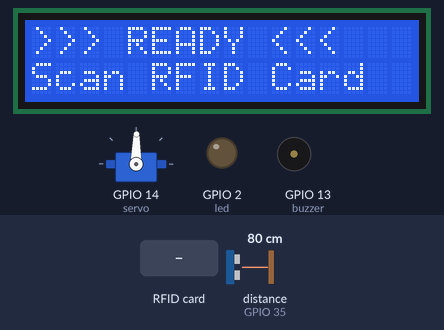
The program below on a simulated ESP32 board running MicroPython. Shown: 16×2 character LCD, servo, output pins drawn as LEDs (lit = HIGH), buzzer (waves = sounding, pin HIGH). The inputs (shaded band) are chosen by the test bench; at power-on: distance to the obstacle (sensor on GPIO 35) 80 cm. The echo pulse lasts 58.3 µs per cm; WiFi joins after 1.5 s; the interpreter's speed is modelled, so counts of loop turns are approximate; web requests get an empty 200 reply after 0.4 s; servo angles are drawn from the pulse width (0.5 ms = 0°, 2.5 ms = 180°); the clock reads 2024-03-15 10:24:30 at power-on unless the program sets it; library files of the repository ran but are not shown: mfrc522.py; pins used as bus, display or sensor lines are not drawn; what the program prints to the serial console is not drawn.

Above: at 6.4 s.
6.5 s: RFID card 00 00 00 07 held to the reader
At 8.7 s:
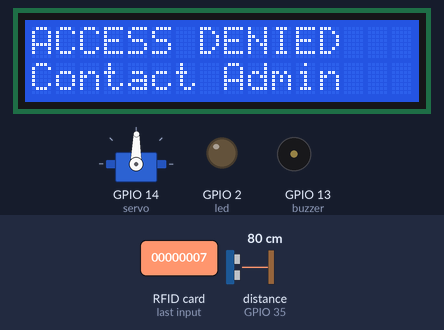
9.0 s: RFID card A3 D6 CE 05 held to the reader
At 9.23 s:
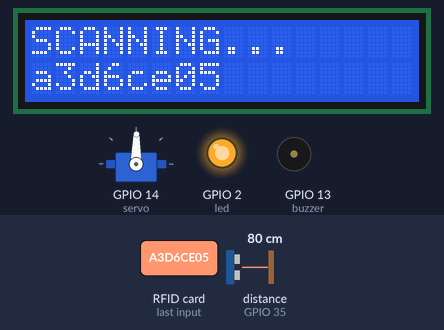
10.9 s: RFID card CC 40 D9 06 held to the reader
At 11.19 s:
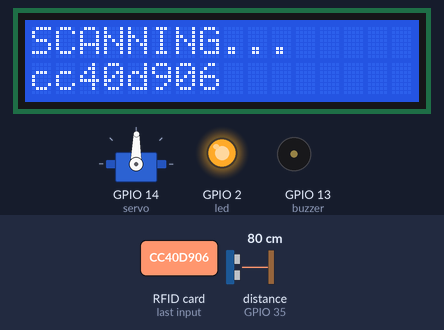
12.8 s: RFID card 5E 7A 19 C4 held to the reader
At 13.15 s:
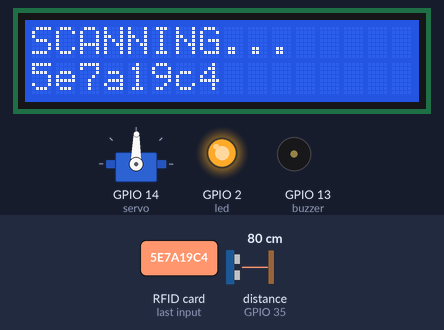
Timing chart, 0 to 15.8 s (numbered marks = the images above; inputs shaded):
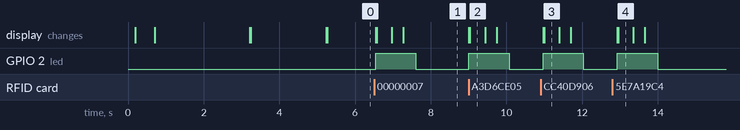

Measured:
- after the input at 6.5 s, GPIO 2 (led): LOW → HIGH at once, → LOW 1.1 s later; the display: first changes at once (image 1 shows a later state)
- after the input at 9.0 s, GPIO 2 (led): LOW → HIGH at once, → LOW 1.1 s later; the display: first changes at once (image 2 shows a later state)
- after the input at 10.9 s, GPIO 2 (led): LOW → HIGH after 0.07 s, → LOW 1.1 s later; the display: first changes after 0.07 s (image 3 shows a later state)
- after the input at 12.8 s, GPIO 2 (led): LOW → HIGH after 0.12 s, → LOW 1.1 s later; the display: first changes after 0.12 s (image 4 shows a later state)
- what the display in image 2 shows lasts 0.4 s, from 9.0 s to 9.4 s

The program:

legacy_esp32_main.py
```python
"""
LEGACY HTTP firmware. Do not upload this file for the current camera/OCR gate flow.
Use firmware/main.py with MQTT instead.

ESP32 Smart Parking - Main Program
Firmware hoàn chỉnh với kết nối Wi-Fi ổn định và logic chặt chẽ
"""

from machine import Pin, SPI, PWM
from mfrc522 import MFRC522
from lcd_i2c import LCD_I2C
import network
import time
import esp32_config as config

# ═══════════════════════════════════════════════════
# KHỞI TẠO PHẦN CỨNG
# ═══════════════════════════════════════════════════

print("=" * 60)
print("  ESP32 SMART PARKING SYSTEM")
print("  Version: 2.0")
print("=" * 60)

# RFID Reader
spi = SPI(1, baudrate=config.RFID_SPI_BAUDRATE, polarity=0, phase=0,
          sck=Pin(config.RFID_SCK_PIN),
          mosi=Pin(config.RFID_MOSI_PIN),
          miso=Pin(config.RFID_MISO_PIN))
cs = Pin(config.RFID_CS_PIN, Pin.OUT)
rst = Pin(config.RFID_RST_PIN, Pin.OUT)
reader = MFRC522(spi, cs, rst)

config.log(f"✅ RFID Reader initialized: {hex(reader.version())}")

# LED & Buzzer
led = Pin(config.LED_PIN, Pin.OUT)
buzzer = Pin(config.BUZZER_PIN, Pin.OUT)

# Servo
servo = PWM(Pin(config.SERVO_PIN), freq=config.SERVO_FREQ)

# Ultrasonic Sensor
trig = Pin(config.ULTRASONIC_TRIG_PIN, Pin.OUT)
echo = Pin(config.ULTRASONIC_ECHO_PIN, Pin.IN)

# LCD Display
lcd = None
try:
    lcd = LCD_I2C(i2c_addr=config.LCD_I2C_ADDR, cols=config.LCD_COLS, rows=config.LCD_ROWS)
    config.log("✅ LCD initialized")
except:
    try:
        lcd = LCD_I2C(i2c_addr=0x3F, cols=config.LCD_COLS, rows=config.LCD_ROWS)
        config.log("✅ LCD initialized (address 0x3F)")
    except:
        config.log("⚠️ LCD not available")

# ═══════════════════════════════════════════════════
# HARDWARE CONTROL FUNCTIONS
# ═══════════════════════════════════════════════════

def servo_angle(angle):
    """Điều khiển góc servo"""
    duty = int(25 + (angle / 180) * 102)
    servo.duty(duty)

def gate_open():
    """Mở cổng"""
    config.log(f"🔓 Mở cổng: {config.GATE_NAME}")
    servo_angle(config.SERVO_ANGLE_OPEN)
    if lcd:
        lcd.show_message("GATE OPENING", config.GATE_NAME)

def gate_close():
    """Đóng cổng"""
    config.log(f"🔒 Đóng cổng: {config.GATE_NAME}")
    servo_angle(config.SERVO_ANGLE_CLOSE)

def get_distance():
    """Đo khoảng cách bằng cảm biến siêu âm (cm)"""
    trig.value(0)
    time.sleep_us(2)
    trig.value(1)
    time.sleep_us(10)
    trig.value(0)

    timeout = time.ticks_us()
    while echo.value() == 0:
        if time.ticks_diff(time.ticks_us(), timeout) > 30_000:
            return -1

    start = time.ticks_us()
    while echo.value() == 1:
        if time.ticks_diff(time.ticks_us(), start) > 30_000:
            return -1

    duration = time.ticks_diff(time.ticks_us(), start)
    distance = (duration * 0.0343) / 2
    return round(distance, 1)

def is_someone_near():
    """Kiểm tra có người gần cổng không"""
    d = get_distance()
    return d != -1 and d < config.ULTRASONIC_THRESHOLD_CM

def beep(freq, duration_ms):
    """Phát âm thanh"""
    half_us = int(500_000 // freq)
    cycles = int((duration_ms * 1000) // (half_us * 2))
    for _ in range(cycles):
        buzzer.value(1)
        time.sleep_us(half_us)
        buzzer.value(0)
        time.sleep_us(half_us)

def beep_success():
    """Âm thanh thành công"""
    beep(config.BEEP_SUCCESS_FREQ, config.BEEP_SUCCESS_DURATION)
    time.sleep_ms(80)
    beep(config.BEEP_SUCCESS_FREQ + 500, config.BEEP_SUCCESS_DURATION + 50)

def beep_error():
    """Âm thanh lỗi"""
    beep(config.BEEP_ERROR_FREQ, config.BEEP_ERROR_DURATION)

def display_message(line1, line2=""):
    """Hiển thị message trên LCD"""
    if lcd:
        lcd.show_message(line1, line2)

# ═══════════════════════════════════════════════════
# WI-FI CONNECTION
# ═══════════════════════════════════════════════════

def connect_wifi():
    """Kết nối Wi-Fi với retry logic"""
    wlan = network.WLAN(network.STA_IF)

    # 1. Bật Wi-Fi và thêm delay nhỏ để radio kịp khởi tạo
    wlan.active(True)
    time.sleep(0.5)

    if wlan.isconnected():
        ip = wlan.ifconfig()[0]
        config.log(f"✅ Already connected: {ip}")
        if config.DEBUG_SHOW_WIFI_INFO:
            config.log(f"   Gateway: {wlan.ifconfig()[2]}")
            config.log(f"   DNS: {wlan.ifconfig()[3]}")
        return True

    config.log(f"\n📡 Connecting to Wi-Fi: {config.WIFI_SSID}")
    display_message(config.MSG_CONNECTING, config.WIFI_SSID[:16])

    # 2. Xóa trạng thái kết nối bị treo trước đó (RẤT QUAN TRỌNG)
    wlan.disconnect()
    time.sleep(0.5)

    # 3. Tiến hành kết nối
    wlan.connect(config.WIFI_SSID, config.WIFI_PASS)

    timeout = config.WIFI_TIMEOUT
    while not wlan.isconnected() and timeout > 0:
        print(".", end="")
        time.sleep(1)
        timeout -= 1

    print()

    if wlan.isconnected():
        ip = wlan.ifconfig()[0]
        config.log(f"✅ Wi-Fi connected successfully!")
        config.log(f"   IP Address: {ip}")

        if config.DEBUG_SHOW_WIFI_INFO:
            config.log(f"   Subnet Mask: {wlan.ifconfig()[1]}")
            config.log(f"   Gateway: {wlan.ifconfig()[2]}")
            config.log(f"   DNS: {wlan.ifconfig()[3]}")
            config.log(f"   Signal Strength: {wlan.status('rssi')} dBm")

        display_message(config.MSG_WIFI_OK, ip)
        time.sleep(2)
        return True
    else:
        config.log("❌ Wi-Fi connection failed!")
        # ... (giữ nguyên phần thông báo lỗi cũ)
        display_message(config.MSG_WIFI_FAIL, "Check Config")
        return False

def check_wifi_connection():
    """Kiểm tra và tự động kết nối lại Wi-Fi nếu mất kết nối"""
    wlan = network.WLAN(network.STA_IF)
    if not wlan.isconnected():
        config.log("⚠️ Wi-Fi disconnected! Reconnecting...")
        return connect_wifi()
    return True

# ═══════════════════════════════════════════════════
# API COMMUNICATION
# ═══════════════════════════════════════════════════

def send_rfid_scan(card_uid):
    """Gửi dữ liệu quét thẻ lên backend API"""
    try:
        import urequests as requests
        import ujson as json

        url = config.get_api_endpoint("/rfid/scan")

        payload = {
            "card_uid": card_uid,
            "gate_id": config.GATE_ID,
            "distance_cm": get_distance(),
            "timestamp": time.time()
        }

        if config.DEBUG_SHOW_API_REQUEST:
            config.log(f"\n📤 API Request:")
            config.log(f"   URL: {url}")
            config.log(f"   Payload: {payload}")

        response = requests.post(
            url,
            json=payload,
            headers={"Content-Type": "application/json"},
            timeout=config.API_TIMEOUT
        )

        if config.DEBUG_SHOW_API_REQUEST:
            config.log(f"📥 API Response:")
            config.log(f"   Status: {response.status_code}")

        if response.status_code == 200:
            data = response.json()

            if config.DEBUG_SHOW_API_REQUEST:
                config.log(f"   Data: {data}")

            return data
        else:
            config.log(f"❌ API Error: {response.status_code}")
            config.log(f"   Response: {response.text}")
            return None

    except Exception as e:
        config.log(f"❌ API Connection Error: {e}")
        return None

# ═══════════════════════════════════════════════════
# RFID CARD PROCESSING
# ═══════════════════════════════════════════════════

def process_rfid_card(card_uid, wifi_connected):
    """Xử lý thẻ RFID đã quét"""
    try:
        config.log(f"\n{'=' * 60}")
        config.log(f"🔍 RFID Card Detected: {card_uid}")
        config.log(f"{'=' * 60}")

        led.on()
        display_message(config.MSG_SCANNING, card_uid[-8:])

        if wifi_connected:
            # Online mode - Gửi lên server
            response = send_rfid_scan(card_uid)

            if response and response.get("success"):
                # Server cho phép
                action = response.get("action", "unknown")
                customer_name = response.get("customer_name", "Guest")
                vehicle_plate = response.get("vehicle_plate", "N/A")
                message = response.get("message", "")

                config.log(f"✅ Access Granted!")
                config.log(f"   Action: {action}")
                config.log(f"   Customer: {customer_name}")
                config.log(f"   Vehicle: {vehicle_plate}")
                config.log(f"   Message: {message}")

                display_message(config.MSG_ACCEPTED, customer_name[:16])
                beep_success()

                gate_open()
                return True
            else:
                # Server từ chối hoặc lỗi
                config.log(f"❌ Access Denied!")
                if response:
                    config.log(f"   Reason: {response.get('message', 'Unknown')}")

                display_message(config.MSG_DENIED, "Contact Admin")
                beep_error()
                return False
        else:
            # Offline mode
            if config.OFFLINE_MODE_ENABLED:
                if config.OFFLINE_ALLOW_ALL_CARDS or card_uid in config.OFFLINE_AUTHORIZED_CARDS:
                    config.log(f"✅ Offline Mode - Access Granted")
                    display_message(config.MSG_OFFLINE, card_uid[-8:])
                    beep_success()
                    gate_open()
                    return True
                else:
                    config.log(f"❌ Offline Mode - Card Not Authorized")
                    display_message(config.MSG_DENIED, "Not Authorized")
                    beep_error()
                    return False
            else:
                config.log(f"❌ Offline Mode Disabled")
                display_message(config.MSG_ERROR, "No Connection")
                beep_error()
                return False

    finally:
        led.off()

# ═══════════════════════════════════════════════════
# MAIN PROGRAM
# ═══════════════════════════════════════════════════

def main():
    """Chương trình chính"""
    config.log("\n" + "=" * 60)
    config.log("  STARTING SMART PARKING SYSTEM")
    config.log("=" * 60)

    # Đóng cổng ban đầu
    gate_close()

    # Kết nối Wi-Fi
    wifi_connected = connect_wifi()

    if not wifi_connected:
        if config.OFFLINE_MODE_ENABLED:
            config.log("\n⚠️ Running in OFFLINE MODE")
            config.log("   Only authorized cards will be accepted")
        else:
            config.log("\n❌ Cannot start without Wi-Fi connection")
            display_message(config.MSG_ERROR, "No WiFi")
            return

    # Hiển thị ready message
    display_message(config.MSG_WELCOME, config.MSG_SCAN_CARD)

    config.log("\n" + "=" * 60)
    config.log("  SYSTEM READY")
    config.log("=" * 60)
    config.log("Waiting for RFID cards...\n")

    # State variables
    last_uid = None
    last_time_ms = 0
    gate_is_open = False
    gate_open_at = 0
    wifi_check_counter = 0

    try:
        while True:
            now = time.ticks_ms()

            # Kiểm tra Wi-Fi định kỳ (mỗi 30 giây)
            wifi_check_counter += 1
            if wifi_check_counter >= 300:  # 300 * 100ms = 30s
                wifi_connected = check_wifi_connection()
                wifi_check_counter = 0

            # Tự động đóng cổng
            if gate_is_open and config.GATE_AUTO_CLOSE:
                elapsed = time.ticks_diff(now, gate_open_at)
                if elapsed > config.GATE_OPEN_DURATION * 1000:
                    if is_someone_near():
                        # Có người → giữ cổng mở
                        gate_open_at = time.ticks_ms()
                        config.log("⚠️ Person detected - keeping gate open")
                    else:
                        # Không còn ai → đóng cổng
                        gate_close()
                        display_message(config.MSG_WELCOME, config.MSG_SCAN_CARD)
                        gate_is_open = False

            # Quét thẻ RFID
            stat, tag = reader.request(reader.REQIDL)

            if stat == reader.OK:
                stat, uid = reader.anticoll()

                if stat == reader.OK and uid is not None:
                    # Kiểm tra cooldown
                    if uid != last_uid or time.ticks_diff(now, last_time_ms) > config.SCAN_COOLDOWN_MS:
                        card_id = "0x%02x%02x%02x%02x" % (uid[0], uid[1], uid[2], uid[3])

                        # Xử lý thẻ
                        access_granted = process_rfid_card(card_id, wifi_connected)

                        if access_granted:
                            gate_is_open = True
                            gate_open_at = time.ticks_ms()

                        last_uid = uid
                        last_time_ms = now

                        config.log("=" * 60)
                        config.log("Waiting for next card...\n")

                    reader.halt()

            time.sleep_ms(100)

    except KeyboardInterrupt:
        config.log("\n\n🛑 System stopped by user")
        gate_close()
        servo.deinit()
        display_message("System Stopped", "Goodbye!")
        config.log("✅ Shutdown complete")

# ═══════════════════════════════════════════════════
# START PROGRAM
# ═══════════════════════════════════════════════════

if __name__ == "__main__":
    main()
```

lcd_i2c.py
```python
"""
Driver LCD I2C 16x2 / 20x4 cho ESP32
SDA = GPIO21, SCL = GPIO22
Địa chỉ I2C mặc định: 0x27 (có thể là 0x3F tùy module)
"""

from machine import I2C, Pin
import time

class LCD_I2C:
    def __init__(self, i2c_addr=0x27, cols=16, rows=2):
        """
        Khởi tạo LCD I2C
        i2c_addr: địa chỉ I2C của LCD (0x27 hoặc 0x3F)
        cols: số cột (16 hoặc 20)
        rows: số hàng (2 hoặc 4)
        """
        self.i2c = I2C(0, scl=Pin(22), sda=Pin(21), freq=400000)
        self.addr = i2c_addr
        self.cols = cols
        self.rows = rows
        self.buffer = [0x00] * (cols * rows)

        # Các lệnh LCD
        self.LCD_CLEARDISPLAY = 0x01
        self.LCD_RETURNHOME = 0x02
        self.LCD_ENTRYMODESET = 0x04
        self.LCD_DISPLAYCONTROL = 0x08
        self.LCD_CURSORSHIFT = 0x10
        self.LCD_FUNCTIONSET = 0x20
        self.LCD_SETCGRAMADDR = 0x40
        self.LCD_SETDDRAMADDR = 0x80

        # Các bit điều khiển I2C-LCD
        self.LCD_BACKLIGHT = 0x08
        self.LCD_ENABLE = 0x04
        self.LCD_READ_WRITE = 0x02
        self.LCD_REGISTER_SELECT = 0x01

        self._init_lcd()

    def _write_byte(self, byte, mode=0):
        """Ghi 1 byte lên LCD qua I2C"""
        high_nibble = byte & 0xF0
        low_nibble = (byte << 4) & 0xF0

        self._write_nibble(high_nibble | mode)
        self._write_nibble(low_nibble | mode)

    def _write_nibble(self, nibble):
        """Ghi 4 bit (nibble) lên LCD"""
        # Ghi dữ liệu + bật backlight + bit enable LOW
        self.i2c.writeto(self.addr, bytes([nibble | self.LCD_BACKLIGHT]))
        time.sleep_us(1)

        # Bật pulse Enable
        self.i2c.writeto(self.addr, bytes([nibble | self.LCD_BACKLIGHT | self.LCD_ENABLE]))
        time.sleep_us(1)

        # Disable Enable
        self.i2c.writeto(self.addr, bytes([nibble | self.LCD_BACKLIGHT]))
        time.sleep_us(50)

    def _init_lcd(self):
        """Khởi tạo LCD theo chế độ 4-bit"""
        time.sleep_ms(50)

        # Chuỗi khởi tạo: ghi 0x30 3 lần (8-bit mode setting trước)
        for _ in range(3):
            self._write_nibble(0x30)
            time.sleep_ms(5)

        # Chuyển sang 4-bit mode
        self._write_nibble(0x20)
        time.sleep_ms(5)

        # Ghi các lệnh khởi tạo
        self._write_byte(0x28)  # 4-bit mode, 2 dòng, 5x8 font
        time.sleep_ms(2)

        self._write_byte(0x08)  # Tắt display
        time.sleep_ms(2)

        self._write_byte(0x01)  # Xóa display
        time.sleep_ms(2)

        self._write_byte(0x06)  # Chế độ entry: cursor tăng, không scroll
        time.sleep_ms(2)

        self._write_byte(0x0C)  # Bật display, tắt cursor
        time.sleep_ms(2)

    def clear(self):
        """Xóa toàn bộ display"""
        self._write_byte(self.LCD_CLEARDISPLAY)
        time.sleep_ms(2)
        self.buffer = [0x00] * (self.cols * self.rows)

    def home(self):
        """Về vị trí đầu tiên"""
        self._write_byte(self.LCD_RETURNHOME)
        time.sleep_ms(2)

    def set_cursor(self, col, row):
        """Đặt vị trí cursor (col: 0-15, row: 0-1)"""
        if row == 0:
            self._write_byte(0x80 + col)
        elif row == 1:
            self._write_byte(0xC0 + col)
        time.sleep_ms(1)

    def write(self, text):
        """Ghi text tại vị trí cursor hiện tại"""
        for char in text:
            self._write_byte(ord(char), self.LCD_REGISTER_SELECT)
            time.sleep_us(50)

    def print(self, text, col=0, row=0):
        """In text tại vị trí xác định (đơn giản: in đơn hàng)"""
        self.set_cursor(col, row)
        self.write(text)

    def show_uid(self, card_id, distance=-1):
        """Hiển thị UID thẻ và khoảng cách"""
        self.clear()

        # Dòng 1: Tên
        self.print("The VE:", 0, 0)

        # Dòng 2: UID dài, cắt ngắn chỉ lấy 6-7 ký tự cuối
        uid_short = card_id[-6:] if len(card_id) > 6 else card_id
        self.set_cursor(0, 1)
        self.write(uid_short.ljust(16))

        time.sleep_ms(100)

    def show_message(self, line1, line2=""):
        """Hiển thị 2 dòng text"""
        self.clear()
        self.print(line1[:self.cols], 0, 0)
        if line2:
            self.print(line2[:self.cols], 0, 1)
```

Source omitted: esp32_config.py (5117 bytes)
